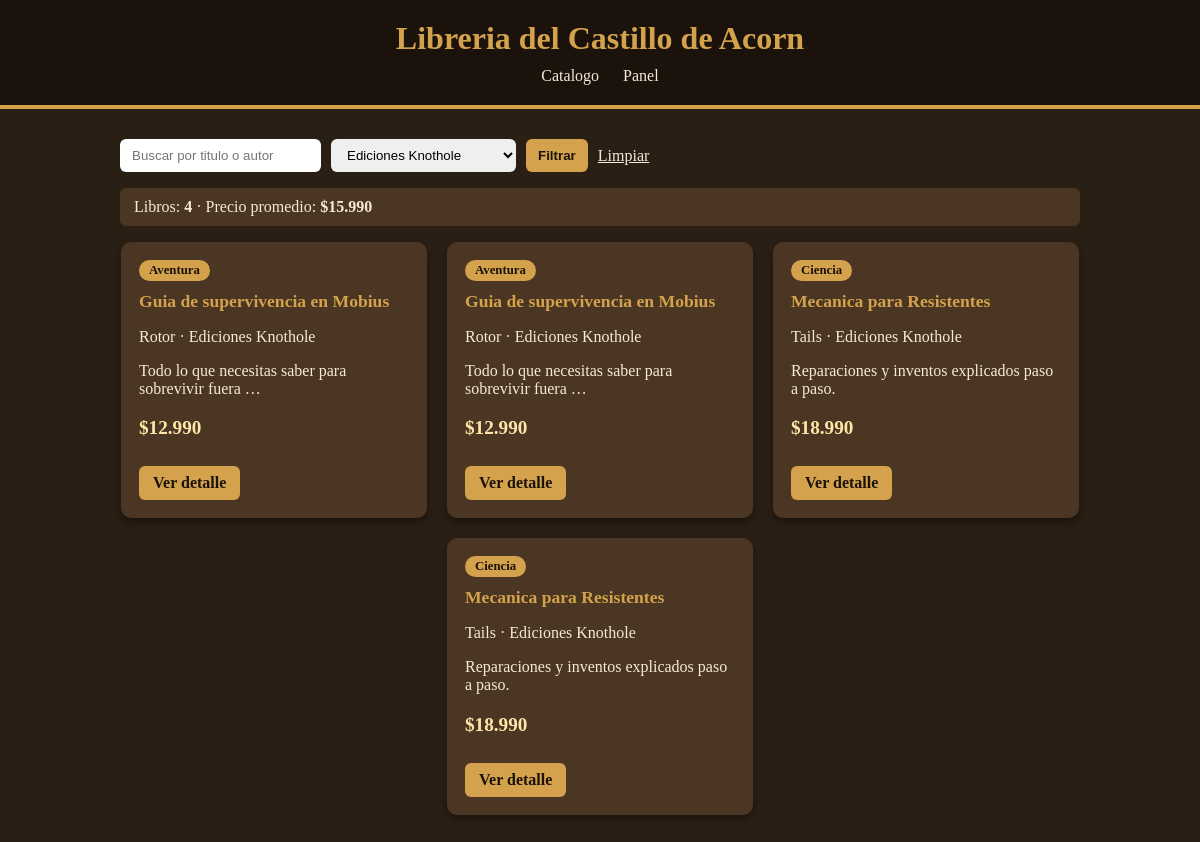
The page /?editorial=1 on the database its author committed.
### catalogo/models.py (models this page shows, shortened)
class Libro(models.Model):
    GENEROS = [
        ('aventura', 'Aventura'),
        ('historia', 'Historia'),
        ('ciencia', 'Ciencia'),
        ('estrategia', 'Estrategia'),
    ]
    editorial = models.ForeignKey(
        Editorial,
        on_delete=models.PROTECT,
        related_name='libros',
    )
    titulo = models.CharField(max_length=120)
    autor = models.CharField(max_length=80)
    genero = models.CharField(max_length=15, choices=GENEROS)
    paginas = models.PositiveSmallIntegerField()
    precio = models.PositiveIntegerField()
    disponible = models.BooleanField(default=True)
    sinopsis = models.TextField(blank=True)
    class Meta:
        ordering = ['titulo']
    @property
    def precio_clp(self):
        return f"${self.precio:,}".replace(",",".")

class Editorial(models.Model):
    nombre = models.CharField(max_length=80, unique=True)
    pais = models.CharField(max_length=60)
    fundada = models.PositiveSmallIntegerField()
    activa = models.BooleanField(default=True)
    class Meta:
        ordering = ['nombre']

### catalogo/views.py (the view)
# urls.py: path("", views.inicio, name="inicio"),
def inicio(request):
    q = request.GET.get('q', "").strip()
    editorial_id = request.GET.get('editorial', "")
    libros = Libro.objects.select_related('editorial')
    if q:
        libros = libros.filter(Q(titulo__icontains=q) | Q(autor__icontains=q))
    if editorial_id.isdigit():
        libros = libros.filter(editorial_id=int(editorial_id))
    resumen = libros.aggregate(total=Count('id'), promedio=Avg('precio'))
    promedio = resumen['promedio'] or 0
    promedio_clp = f"${int(promedio):,}".replace(",",".")
    contexto = {
        'libros': libros,
        'editoriales': Editorial.objects.all(),
        'q': q,
        'editorial_sel': editorial_id,
        'total': resumen['total'],
        'promedio_clp': promedio_clp,
    }
    return render(request, 'catalogo/inicio.html', contexto)

### catalogo/templates/catalogo/inicio.html (shortened to what this page needs)
{% extends 'base.html' %}
{% block contenido %}
    <form method="get" class="filtros">
        <input type="text" name="q" value="{{ q }}" placeholder="Buscar por titulo o autor">
        <select name="editorial">
            {% for e in editoriales %}
                <option value="{{ e.id }}" {% if editorial_sel == e.id|stringformat:"d" %}selected{% endif %}>{{ e.nombre }}</option>
            {% endfor %}
        </select>
        <button type="submit">Filtrar</button>
        <a href="{% url 'catalogo:inicio' %}">Limpiar</a>
    </form>
    <p class="resumen">
        Libros: <strong>{{ total }}</strong> ·
        Precio promedio: <strong>{{ promedio_clp }}</strong>
    </p>
    <div class="lista">
    {% for l in libros %}
        <div class="tarjeta">
            <span class="genero">{{ l.get_genero_display }}</span>
            <h2>{{ l.titulo }}</h2>
            <p>{{ l.autor }} · {{ l.editorial.nombre }}</p>
            <p>{{ l.sinopsis|truncatewords:8 }}</p>
            <p class="precio">{{ l.precio_clp }}</p>
            <a href="{% url 'catalogo:detalle' l.id %}">Ver detalle</a>
        </div>
    {% empty %}
        <p>No hay libros que coincidan con la busqueda.</p>
    {% endfor %}
    </div>
{% endblock %}

### static/css/libreria.css (style rules this page uses)
body { background-color: #2a1f14; color: #f5ead8; font-family: Georgia, 'Times New Roman', serif; margin: 0; }
.filtros { display: flex; flex-wrap: wrap; gap: 10px; margin-bottom: 15px; }
.filtros input, .filtros select, .filtros button { padding: 8px 12px; border-radius: 6px; border: none; }
.filtros button { background-color: #d4a24c; color: #1b130b; font-weight: bold; cursor: pointer; }
.filtros a { color: #f5ead8; align-self: center; }
.resumen { background-color: #4a3622; padding: 10px 14px; border-radius: 6px; }
.lista { display: flex; flex-wrap: wrap; gap: 20px; justify-content: center; }
.tarjeta { background-color: #4a3622; border-radius: 10px; padding: 18px; width: 270px; box-shadow: 0 4px 8px rgba(0, 0, 0, 0.4); }
.tarjeta h2 { color: #d4a24c; font-size: 1.1rem; margin-top: 10px; }
.tarjeta a, .boton { display: inline-block; margin-top: 8px; background-color: #d4a24c; color: #1b130b; padding: 8px 14px; border-radius: 6px; text-decoration: none; font-weight: bold; }
.precio { font-size: 1.2rem; font-weight: bold; color: #ffe6a8; }
.genero { display: inline-block; background-color: #d4a24c; color: #1b130b; padding: 3px 10px; border-radius: 12px; font-size: 0.8rem; font-weight: bold; }

### rows shown on the page
Libro: genero "Aventura", titulo "Guia de supervivencia en Mobius", autor "Rotor", editorial.nombre "Ediciones Knothole", sinopsis "Todo lo que necesitas saber para sobrevivir fuera …", precio_clp "$12.990"
Libro: genero "Aventura", titulo "Guia de supervivencia en Mobius", autor "Rotor", editorial.nombre "Ediciones Knothole", sinopsis "Todo lo que necesitas saber para sobrevivir fuera …", precio_clp "$12.990"
Libro: genero "Ciencia", titulo "Mecanica para Resistentes", autor "Tails", editorial.nombre "Ediciones Knothole", sinopsis "Reparaciones y inventos explicados paso a paso.", precio_clp "$18.990"
Libro: genero "Ciencia", titulo "Mecanica para Resistentes", autor "Tails", editorial.nombre "Ediciones Knothole", sinopsis "Reparaciones y inventos explicados paso a paso.", precio_clp "$18.990"

### other values the page prints
{{ total }} "4"
{{ promedio_clp }} "$15.990"
form field editorial "Ediciones Knothole"
